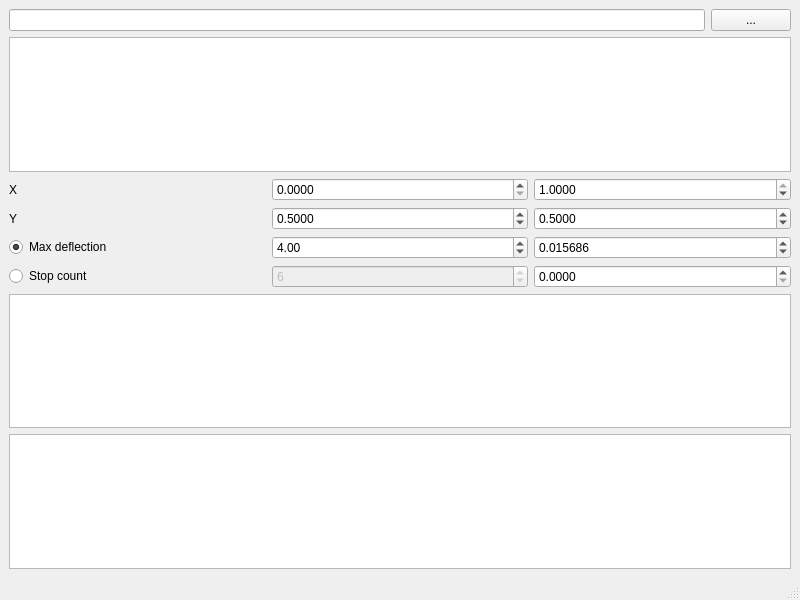
<?xml version="1.0" encoding="UTF-8"?>
<ui version="4.0">
 <class>MainWindow</class>
 <widget class="QMainWindow" name="MainWindow">
  <property name="geometry">
   <rect>
    <x>0</x>
    <y>0</y>
    <width>800</width>
    <height>600</height>
   </rect>
  </property>
  <property name="acceptDrops">
   <bool>true</bool>
  </property>
  <property name="windowTitle">
   <string>Image to gradient</string>
  </property>
  <widget class="QWidget" name="centralwidget">
   <layout class="QGridLayout" name="gridLayout">
    <item row="0" column="0">
     <widget class="QLineEdit" name="imagePath">
      <property name="acceptDrops">
       <bool>false</bool>
      </property>
     </widget>
    </item>
    <item row="1" column="0" colspan="2">
     <widget class="QGraphicsView" name="imageView">
      <property name="acceptDrops">
       <bool>false</bool>
      </property>
     </widget>
    </item>
    <item row="2" column="0" colspan="2">
     <layout class="QGridLayout" name="gridLayout_2">
      <item row="1" column="2">
       <widget class="QDoubleSpinBox" name="endY">
        <property name="decimals">
         <number>4</number>
        </property>
        <property name="maximum">
         <double>1.000000000000000</double>
        </property>
        <property name="singleStep">
         <double>0.050000000000000</double>
        </property>
        <property name="value">
         <double>0.500000000000000</double>
        </property>
       </widget>
      </item>
      <item row="2" column="1">
       <widget class="QDoubleSpinBox" name="deflectionByte">
        <property name="decimals">
         <number>2</number>
        </property>
        <property name="minimum">
         <double>0.000000000000000</double>
        </property>
        <property name="maximum">
         <double>255.000000000000000</double>
        </property>
        <property name="singleStep">
         <double>1.000000000000000</double>
        </property>
        <property name="value">
         <double>4.000000000000000</double>
        </property>
       </widget>
      </item>
      <item row="0" column="2">
       <widget class="QDoubleSpinBox" name="endX">
        <property name="decimals">
         <number>4</number>
        </property>
        <property name="maximum">
         <double>1.000000000000000</double>
        </property>
        <property name="singleStep">
         <double>0.050000000000000</double>
        </property>
        <property name="value">
         <double>1.000000000000000</double>
        </property>
       </widget>
      </item>
      <item row="2" column="0">
       <widget class="QRadioButton" name="modeApproximate">
        <property name="text">
         <string>Max deflection</string>
        </property>
        <property name="checked">
         <bool>true</bool>
        </property>
       </widget>
      </item>
      <item row="3" column="0">
       <widget class="QRadioButton" name="modeSteps">
        <property name="text">
         <string>Stop count</string>
        </property>
       </widget>
      </item>
      <item row="1" column="0">
       <widget class="QLabel" name="label_2">
        <property name="text">
         <string>Y</string>
        </property>
       </widget>
      </item>
      <item row="2" column="2">
       <widget class="QDoubleSpinBox" name="deflectionFloat">
        <property name="decimals">
         <number>6</number>
        </property>
        <property name="minimum">
         <double>0.000001000000000</double>
        </property>
        <property name="maximum">
         <double>1.000000000000000</double>
        </property>
        <property name="singleStep">
         <double>0.000001000000000</double>
        </property>
        <property name="value">
         <double>0.015686000000000</double>
        </property>
       </widget>
      </item>
      <item row="1" column="1">
       <widget class="QDoubleSpinBox" name="startY">
        <property name="decimals">
         <number>4</number>
        </property>
        <property name="maximum">
         <double>1.000000000000000</double>
        </property>
        <property name="singleStep">
         <double>0.050000000000000</double>
        </property>
        <property name="value">
         <double>0.500000000000000</double>
        </property>
       </widget>
      </item>
      <item row="0" column="0">
       <widget class="QLabel" name="label">
        <property name="text">
         <string>X</string>
        </property>
       </widget>
      </item>
      <item row="0" column="1">
       <widget class="QDoubleSpinBox" name="startX">
        <property name="decimals">
         <number>4</number>
        </property>
        <property name="maximum">
         <double>1.000000000000000</double>
        </property>
        <property name="singleStep">
         <double>0.050000000000000</double>
        </property>
       </widget>
      </item>
      <item row="3" column="1">
       <widget class="QSpinBox" name="stopCount">
        <property name="enabled">
         <bool>false</bool>
        </property>
        <property name="minimum">
         <number>2</number>
        </property>
        <property name="maximum">
         <number>1024</number>
        </property>
        <property name="value">
         <number>6</number>
        </property>
       </widget>
      </item>
      <item row="3" column="2">
       <widget class="QDoubleSpinBox" name="stopDistance">
        <property name="decimals">
         <number>4</number>
        </property>
        <property name="minimum">
         <double>0.000000000000000</double>
        </property>
        <property name="maximum">
         <double>1.000000000000000</double>
        </property>
        <property name="singleStep">
         <double>0.100000000000000</double>
        </property>
        <property name="value">
         <double>0.000000000000000</double>
        </property>
       </widget>
      </item>
     </layout>
    </item>
    <item row="3" column="0" colspan="2">
     <widget class="QGraphicsView" name="gradientView">
      <property name="acceptDrops">
       <bool>false</bool>
      </property>
      <property name="interactive">
       <bool>true</bool>
      </property>
     </widget>
    </item>
    <item row="0" column="1">
     <widget class="QPushButton" name="chooseImage">
      <property name="text">
       <string>...</string>
      </property>
      <property name="autoDefault">
       <bool>false</bool>
      </property>
      <property name="default">
       <bool>false</bool>
      </property>
      <property name="flat">
       <bool>false</bool>
      </property>
     </widget>
    </item>
    <item row="4" column="0" colspan="2">
     <widget class="QPlainTextEdit" name="gradientStops">
      <property name="textInteractionFlags">
       <set>Qt::TextSelectableByKeyboard|Qt::TextSelectableByMouse</set>
      </property>
     </widget>
    </item>
   </layout>
  </widget>
  <widget class="QMenuBar" name="menubar">
   <property name="enabled">
    <bool>true</bool>
   </property>
   <property name="geometry">
    <rect>
     <x>0</x>
     <y>0</y>
     <width>800</width>
     <height>22</height>
    </rect>
   </property>
   <property name="nativeMenuBar">
    <bool>true</bool>
   </property>
  </widget>
  <widget class="QStatusBar" name="statusbar"/>
 </widget>
 <resources/>
 <connections>
  <connection>
   <sender>modeApproximate</sender>
   <signal>toggled(bool)</signal>
   <receiver>deflectionByte</receiver>
   <slot>setEnabled(bool)</slot>
   <hints>
    <hint type="sourcelabel">
     <x>137</x>
     <y>262</y>
    </hint>
    <hint type="destinationlabel">
     <x>399</x>
     <y>262</y>
    </hint>
   </hints>
  </connection>
  <connection>
   <sender>modeApproximate</sender>
   <signal>toggled(bool)</signal>
   <receiver>deflectionFloat</receiver>
   <slot>setEnabled(bool)</slot>
   <hints>
    <hint type="sourcelabel">
     <x>137</x>
     <y>262</y>
    </hint>
    <hint type="destinationlabel">
     <x>661</x>
     <y>262</y>
    </hint>
   </hints>
  </connection>
  <connection>
   <sender>modeSteps</sender>
   <signal>toggled(bool)</signal>
   <receiver>stopCount</receiver>
   <slot>setEnabled(bool)</slot>
   <hints>
    <hint type="sourcelabel">
     <x>137</x>
     <y>290</y>
    </hint>
    <hint type="destinationlabel">
     <x>530</x>
     <y>290</y>
    </hint>
   </hints>
  </connection>
 </connections>
</ui>
